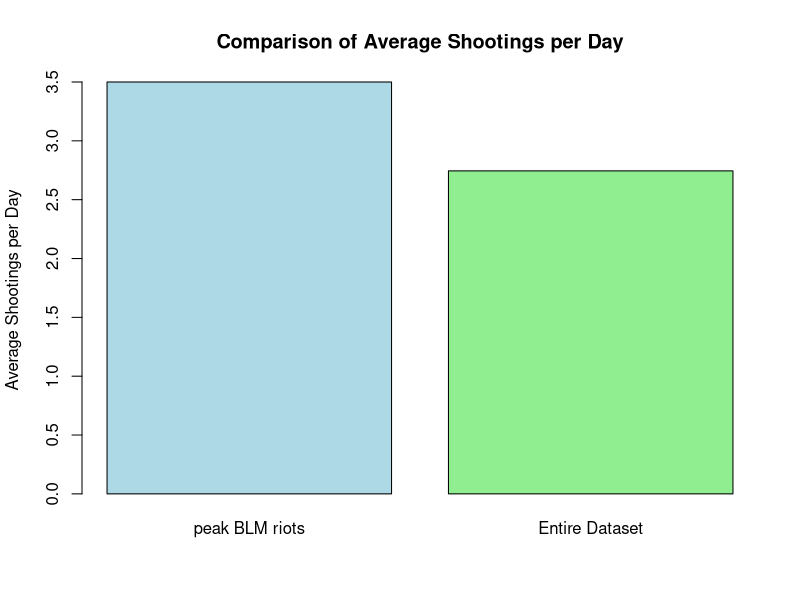
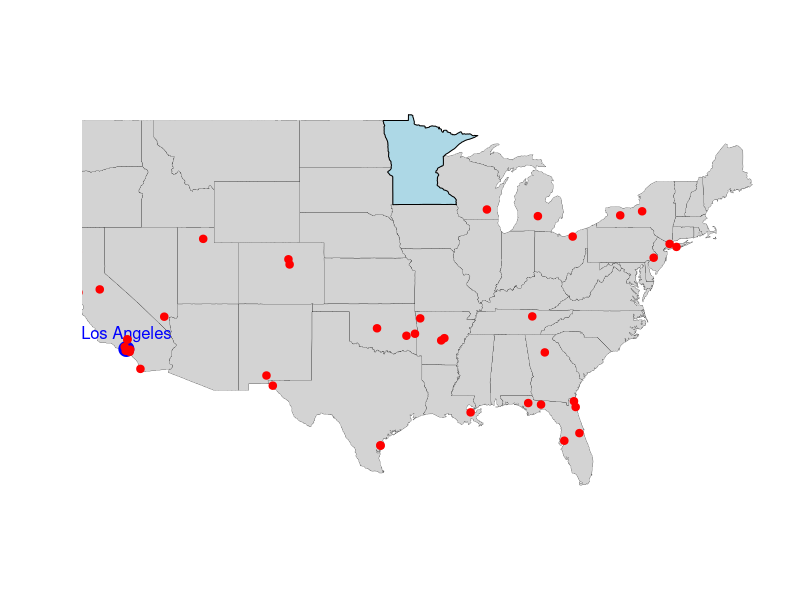
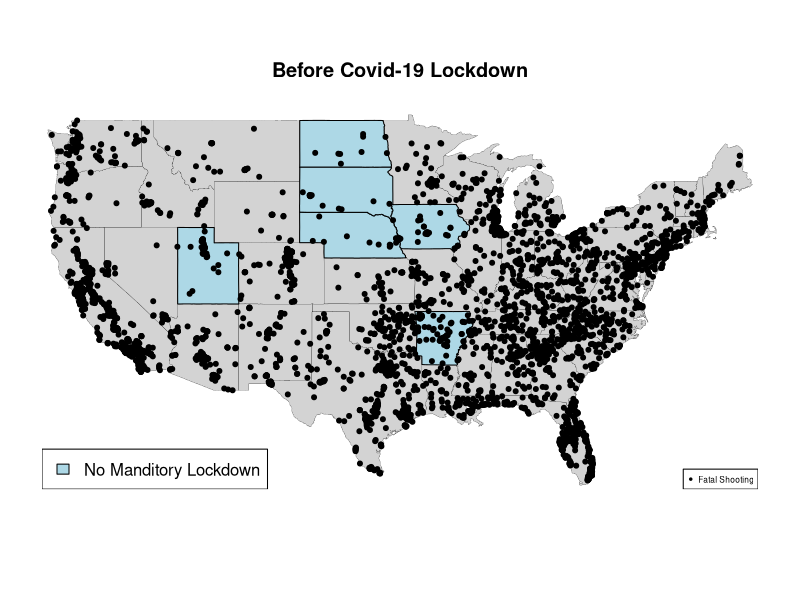
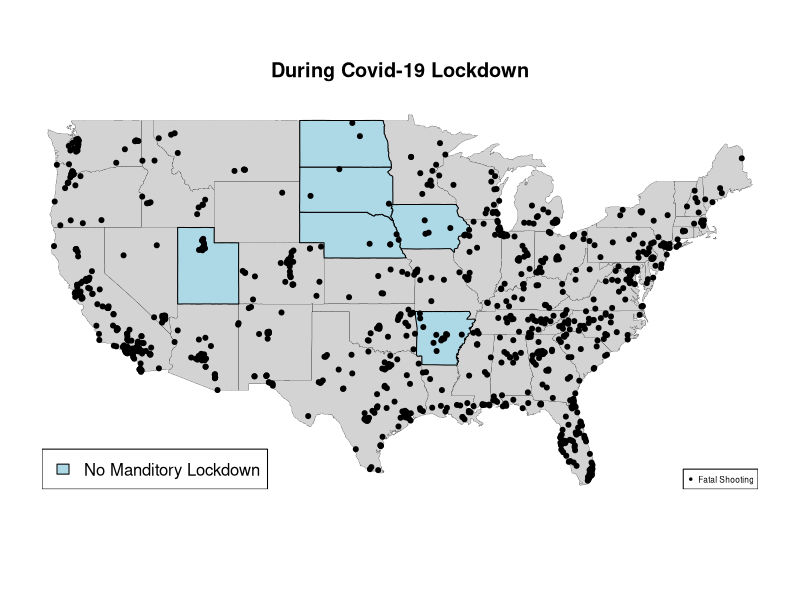
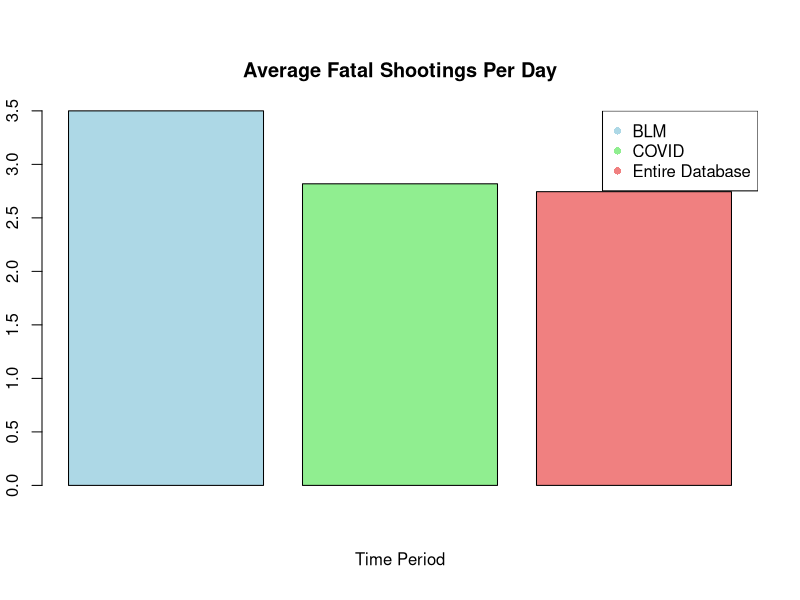
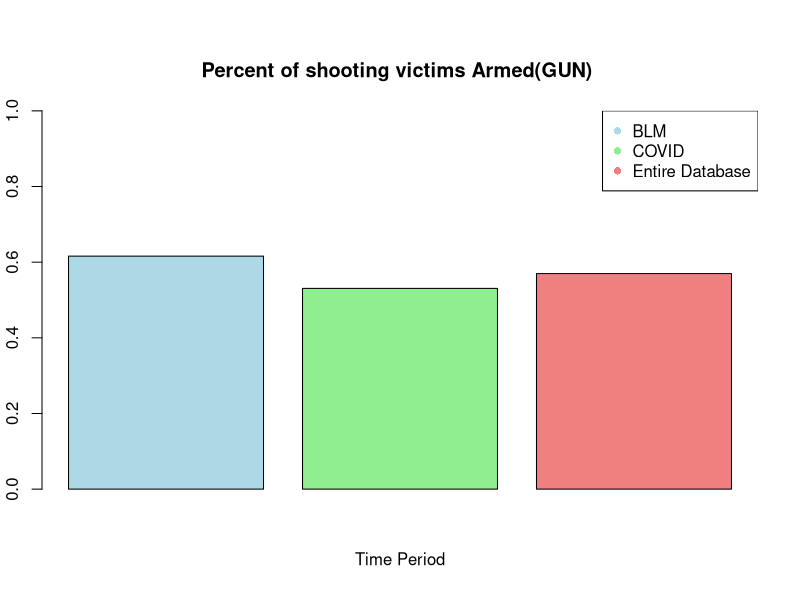
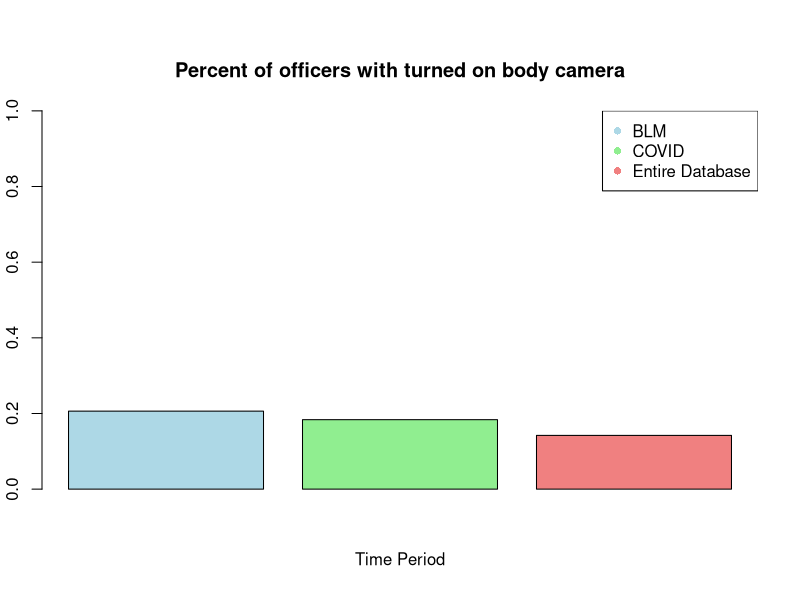
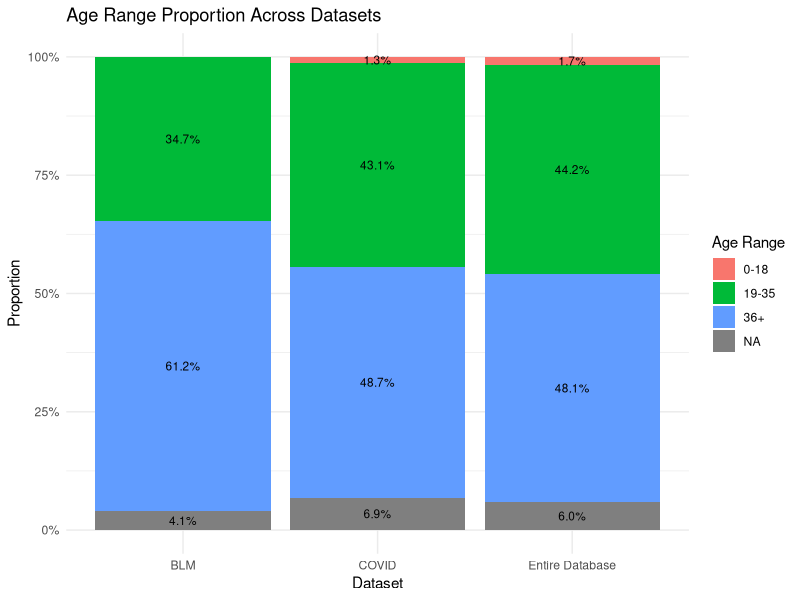

Generate these figures, in order, with R:
## ---- chunk 1
#| code-fold: true
FatalShootingsStats <- read.csv("FatalPoliceShootings_US.csv")
head(FatalShootingsStats, 2)
## ---- chunk 2
#| code-fold: true
#Convert the `date` column to Date format so can extract the year
FatalShootingsStats$date <- as.Date(FatalShootingsStats$date, format = "%m/%d/%Y")
#Made new column for year as an int
FatalShootingsStats$year <- as.integer(format(FatalShootingsStats$date, "%Y"))


## ---- chunk 3
#| code-fold: true
library(dplyr)
# Convert the 'Date' column to Date type if it isn't already
FatalShootingsStats$date <- as.Date(FatalShootingsStats$date, format = "%Y-%m-%d")  # Adjust format if needed

# Specify the two specific dates you want to check
date1 <- as.Date("2020-05-26")  # Example date 1
date2 <- as.Date("2020-06-08")  # Example date 2

# Filter data for those two dates and count the total number of shootings
shootings_period <- FatalShootingsStats %>%
  filter(date >= date1 & date <= date2)
 
# Number of unique days in the time period
unique_days_period <- length(seq.Date(date1, date2, by = "day"))

# Total number of shootings in the time period
total_shootings_period <- nrow(shootings_period)

# Average shootings per day for the time period (including all days in the range)
avg_shootings_per_day_period <- total_shootings_period / unique_days_period

# 2. Calculate the average number of shootings per day for the entire dataset
# Find the first and last dates in the dataset
first_date <- min(FatalShootingsStats$date)
last_date <- max(FatalShootingsStats$date)

# Number of unique days in the entire dataset (including all days between the first and last date)
unique_days_total <- length(seq.Date(first_date, last_date, by = "day"))

# Total number of shootings in the entire dataset
total_shootings_total <- nrow(FatalShootingsStats)

# Average shootings per day for the entire dataset (including all days in the range)
avg_shootings_per_day_total <- total_shootings_total / unique_days_total

# Print the results
cat("Average shootings per day for the period from May 26, 2020 to June 8, 2020 :", avg_shootings_per_day_period, "\n")
cat("Average shootings per day for the entire dataset:", avg_shootings_per_day_total, "\n")

## ---- chunk 4
#| code-fold: true
# Create a vector with the two averages
average_shootings <- c(avg_shootings_per_day_period, avg_shootings_per_day_total)

# Create a bar plot
barplot(average_shootings, 
        names.arg = c("peak BLM riots", "Entire Dataset"), 
        main = "Comparison of Average Shootings per Day", 
        ylab = "Average Shootings per Day", 
        col = c("lightblue", "lightgreen"), 
        border = "black")

## ---- chunk 5
#| code-fold: true
library(maps)
state_to_highlight <- "Minnesota"

# Basic Map Plot
maps::map("state", col = "lightgray", fill = TRUE, bg = "white", lwd = 0.2)  # Draw USA map
maps::map("state", region = state_to_highlight, col = "lightblue", fill = TRUE, add = TRUE)

# Overlay points for Los Angeles and Miami
# Coordinates for Los Angeles
points(-118.2437, 34.0522, col = "blue", pch = 19, cex = 2)  # Los Angeles

# Optionally, add text labels for the cities
text(-118.2437, 34.0522, "Los Angeles", pos = 3, col = "blue", cex = 1)

# Overlay points (longitude, latitude) on the map
points(shootings_period$longitude, shootings_period$latitude, col = "red", pch = 20, cex = 1.5)

## ---- chunk 6
#| code-fold: true
library(maps)

library(tidyverse)
library(dplyr)
library(ggplot2)

# Convert the 'Date' column to Date type if it isn't already
FatalShootingsStats$date <- as.Date(FatalShootingsStats$date, format = "%Y-%m-%d")  

#filtering data by covid lockdown timeline
during_date1 <- as.Date("2020-03-15")  # main US lockdown start
during_date2 <- as.Date("2021-05-01")  # need to find sorce for this date
during_covid <- FatalShootingsStats %>%
  filter(date >= during_date1 & date <= during_date2)

before_date1 <- min(FatalShootingsStats$date)  
before_date2 <- as.Date("2020-03-14")
before_covid <- FatalShootingsStats %>%
  filter(date >= before_date1 & date <= before_date2)

after_date1 <- as.Date("2021-05-01")  
after_date2 <- max(FatalShootingsStats$date)
after_covid <- FatalShootingsStats %>%
  filter(date >= after_date1 & date <= after_date2)

#total number of shootings per time period
total_shootings_during <- nrow(during_covid)
total_shootings_before <- nrow(before_covid)
total_shootings_after <- nrow(after_covid)

#total number of days in time period
unique_days_during <- length(seq.Date(during_date1, during_date2, by = "day"))
unique_days_before <- length(seq.Date(before_date1, before_date2, by = "day"))
unique_days_after <- length(seq.Date(after_date1, after_date2, by = "day"))

#shootings per day
avg_shootings_during <- total_shootings_during / unique_days_during
avg_shootings_before <- total_shootings_before / unique_days_before
avg_shootings_after <- total_shootings_after / unique_days_after

cat("Before the lockdowns: Total shootings ",total_shootings_before," Average shootings per day", avg_shootings_before, "\n")
cat("During the lockdowns: Total shootings ",total_shootings_during," Average shootings per day", avg_shootings_during, "\n")
cat("After the lockdowns: Total shootings ",total_shootings_after," Average shootings per day", avg_shootings_after, "\n")
#cat("Number of days in dataset before lockdowns ",unique_days_before,"\n", "Number of days in dataset during lockdowns ",unique_days_during,"\n","Number of days in dataset after lockdowns ",unique_days_after,"\n")

## ---- chunk 7
state_to_highlight <- c("Arkansas", "Iowa", "Nebraska", "North Dakota", "South Dakota", "Utah", "Wyomming") #sates that never enforced lockdown
# Basic Map Plot
maps::map("state", col = "lightgray", fill = TRUE, bg = "white", lwd = 0.2)  
maps::map("state", region = state_to_highlight, col = "lightblue", fill = TRUE, add = TRUE)
points(before_covid$longitude, before_covid$latitude, col = "black", pch = 20, cex = 1.0)
legend("bottomright", legend = "Fatal Shooting", pch = 20, col = "black", cex = 0.5)
legend("bottomleft", legend = "No Manditory Lockdown", fill= "lightblue", col = "lightblue", cex = 1)
title(main= "Before Covid-19 Lockdown")
maps::map("state", col = "lightgray", fill = TRUE, bg = "white", lwd = 0.2) 
maps::map("state", region = state_to_highlight, col = "lightblue", fill = TRUE, add = TRUE)
points(during_covid$longitude, during_covid$latitude, col = "black", pch = 20, cex = 1.0)
legend("bottomright", legend = "Fatal Shooting", pch = 20, col = "black", cex = 0.5)
legend("bottomleft", legend = "No Manditory Lockdown", fill= "lightblue", col = "lightblue", cex = 1)
title(main= "During Covid-19 Lockdown")
## ---- chunk 8
#| code-fold: true
#"Arkansas", "Iowa", "Nebraska", "North Dakota", "South Dakota", "Utah", "Wyomming"
## Arkansas data 
before_ar <- before_covid %>%
  filter(before_covid$state == "AR" | before_covid$state == "IA" | before_covid$state == "NE" | before_covid$state == "ND" | before_covid$state == "SD" | before_covid$state == "UT" | before_covid$state == "WY" )
during_ar <- during_covid %>%
  filter(during_covid$state == "AR" | during_covid$state == "IA" | during_covid$state == "NE" | during_covid$state == "ND" | during_covid$state == "SD" | during_covid$state == "UT" | during_covid$state == "WY" )
after_ar <- after_covid %>%
  filter(after_covid$state == "AR" | after_covid$state == "IA" | after_covid$state == "NE" | after_covid$state == "ND" | after_covid$state == "SD" | after_covid$state == "UT" | after_covid$state == "WY" )


#total number of shootings per time period
total_shootings_Bar <- nrow(during_ar)
total_shootings_Dar <- nrow(before_ar)
total_shootings_Aar <- nrow(after_ar)


#shootings per day
state_avg_shootings_during <- total_shootings_Dar / unique_days_during
state_avg_shootings_before <- total_shootings_Bar / unique_days_before
state_avg_shootings_after <- total_shootings_Aar / unique_days_after

cat("Shootings per day during COVID-19 in states with no enforced lockdowns",state_avg_shootings_during,"\n",  "Shootings per day before COVID-19 in states with no enforced lockdowns",state_avg_shootings_before,"\n", "Shootings per day after COVID-19in  states with no enforced lockdowns",state_avg_shootings_after)

## ---- chunk 9
#| code-fold: true
#BLM
date1 <- as.Date("2020-05-26")  # Example date 1
date2 <- as.Date("2020-06-08")  # Example date 2
# Filter data for those two dates and count the total number of shootings
shootings_period <- FatalShootingsStats %>%
  filter(date >= date1 & date <= date2)
# Number of unique days in the time period
unique_days_period <- length(seq.Date(date1, date2, by = "day"))
# Total number of shootings in the time period
total_shootings_period <- nrow(shootings_period)
avg_shootings_per_day_BLM <- total_shootings_period / unique_days_period


#Lockdowns
during_date1 <- as.Date("2020-03-15")  # main US lockdown start
during_date2 <- as.Date("2021-05-01")  # need to find sorce for this date
during_covid <- FatalShootingsStats %>%
  filter(date >= during_date1 & date <= during_date2)
total_shootings_during <- nrow(during_covid)
#total number of days in time period
unique_days_during <- length(seq.Date(during_date1, during_date2, by = "day"))
#shootings per day
avg_shootings_duringCovid <- total_shootings_during / unique_days_during

bodycam_true <- c(sum(during_covid$body_camera == "TRUE"), sum(shootings_period$body_camera == "TRUE"), sum(FatalShootingsStats$body_camera == "TRUE"))

bodycam_percent <- c((bodycam_true[1]/nrow(during_covid)), (bodycam_true[2]/nrow(shootings_period)),(bodycam_true[3]/nrow(FatalShootingsStats)))

average_age <- c(mean(during_covid$age, na.rm = TRUE), mean(shootings_period$age, na.rm = TRUE), mean(FatalShootingsStats$age, na.rm = TRUE))

avg_shootings <-  c(avg_shootings_per_day_BLM, avg_shootings_duringCovid, avg_shootings_per_day_total)

gun_armedp <- c((sum(during_covid$armed == "gun") /nrow(during_covid)), (sum(shootings_period$armed == "gun") /nrow(shootings_period)), (sum(FatalShootingsStats$armed == "gun") / nrow(FatalShootingsStats)))

unarmed_armedp <- c((sum(during_covid$armed == "unarmed") /nrow(during_covid)), (sum(shootings_period$armed == "unarmed") / nrow(shootings_period)), (sum(FatalShootingsStats$armed == "unarmed") / nrow(FatalShootingsStats)))

car_armedp <- c((sum(during_covid$armed == "Vehicle") / nrow(during_covid)), (sum(shootings_period$armed == "Vehicle") / nrow(shootings_period)), (sum(FatalShootingsStats$armed == "Vehicle") / nrow(FatalShootingsStats)))

mental_illness <- c(sum(during_covid$signs_of_mental_illness == "TRUE")/nrow(during_covid), sum(shootings_period$signs_of_mental_illness == "TRUE")/nrow(shootings_period), sum(FatalShootingsStats$signs_of_mental_illness == "TRUE")/nrow(FatalShootingsStats))


BLM_Covid <- data.frame(avg_shootings, round(average_age, 1), bodycam_percent, gun_armedp, unarmed_armedp, car_armedp, mental_illness) 
names(BLM_Covid) <- c("Average Fatal Shootings Per Day", "Average Age", "Percent of officers with turned on body camera", "Armed (gun)", "Unarmed", "Armed (car)", "Signs of mental illness")
rownames(BLM_Covid) <- c("BLM", "Covid-19", "Entire Dataset")
BLM_Covid
## ---- chunk 10
#| code-fold: true
# showing interesting data points
time_period <- c("BLM", "COVID", "Entire Database")
colors <- c("lightblue", "lightgreen", "lightcoral")
barplot(BLM_Covid$`Average Fatal Shootings Per Day`, 
        col = colors,
        main = "Average Fatal Shootings Per Day",
        xlab = "Time Period",  )
legend("topright", legend = time_period , col = colors, pch = 16 ) #TO FIX make sure legend is not on top of figure
#armed (gun)
time_period <- c("BLM", "COVID", "Entire Database")
colors <- c("lightblue", "lightgreen", "lightcoral")
barplot(BLM_Covid$`Armed (gun)`, 
        col = colors,
        main = "Percent of shooting victims Armed(GUN) ",
        xlab = "Time Period", ylim = c(0,1))
legend("topright", legend = time_period , col = colors, pch = 16 ) 
#
time_period <- c("BLM", "COVID", "Entire Database")
colors <- c("lightblue", "lightgreen", "lightcoral")
barplot(BLM_Covid$`Percent of officers with turned on body camera`, 
        col = colors,
        main = "Percent of officers with turned on body camera",
        xlab = "Time Period", ylim = c(0,1))
legend("topright", legend = time_period , col = colors, pch = 16) 
# another option changing lables into x axis 
## ---- chunk 11
#| code-fold: true
shootings_period$age <- as.numeric(as.character(shootings_period$age))
during_covid$age <- as.numeric(as.character(during_covid$age))
FatalShootingsStats$age <- as.numeric(as.character(FatalShootingsStats$age))
# Add AgeRange dynamically to each dataset
shootings_period$AgeRange <- cut(
  shootings_period$age,
  breaks = c(0, 18, 35, Inf),
  labels = c("0-18", "19-35", "36+"),
  right = FALSE
)
during_covid$AgeRange <- cut(
  during_covid$age,
  breaks = c(0, 18, 35, Inf),
  labels = c("0-18", "19-35", "36+"),
  right = FALSE
)
FatalShootingsStats$AgeRange <- cut(
  FatalShootingsStats$age,
  breaks = c(0, 18, 35, Inf),
  labels = c("0-18", "19-35", "36+"),
  right = FALSE
)

# Add a dataset column for identification
shootings_period$Dataset <- "BLM"
during_covid$Dataset <- "COVID"
FatalShootingsStats$Dataset <- "Entire Database"

# Combine datasets into one
combined_data <- bind_rows(shootings_period, during_covid, FatalShootingsStats)

# Calculate proportions
summary_data <- combined_data %>%
  group_by(Dataset, AgeRange) %>%
  summarise(Count = n(), .groups = "drop") %>%
  group_by(Dataset) %>%
  mutate(Proportion = Count / sum(Count))

# Create a stacked bar graph with proportions
ggplot(summary_data, aes(x = Dataset, y = Proportion, fill = AgeRange)) +
  geom_bar(stat = "identity", position = "stack") +
  geom_text(
    aes(label = scales::percent(Proportion, accuracy = 0.1)), # Format as percentage
    position = position_stack(vjust = 0.5), # Place text in the middle of each segment
    size = 3 # Adjust text size
  ) +
  labs(
    title = "Age Range Proportion Across Datasets",
    x = "Dataset",
    y = "Proportion",
    fill = "Age Range"
  ) +
  scale_y_continuous(labels = scales::percent_format()) + # Display y-axis as percentages
  theme_minimal()
## ---- chunk 12
#| code-fold: true
# filtering data to include only unarmed incidents
unarmed_data <- subset(FatalShootingsStats, FatalShootingsStats$armed == "unarmed")

# count unarmed fatalities by race
unarmed_deaths_by_race <- aggregate(unarmed_data$armed, 
                                    by = list(Race = unarmed_data$race_name), 
                                    FUN = length)
colnames(unarmed_deaths_by_race)[2] <- "Unarmed_Deaths"

# count display
unarmed_deaths_by_race
# count total fatalities by race
total_deaths_by_race <- aggregate(FatalShootingsStats$armed, 
                                  by = list(Race = FatalShootingsStats$race_name), 
                                  FUN = length)

# ensure all races are represented in unarmed deaths by race
all_races <- unique(FatalShootingsStats$race_name)
unarmed_deaths_by_race <- aggregate(unarmed_data$armed, 
                                    by = list(Race = unarmed_data$race_name), 
                                    FUN = length)
unarmed_deaths_by_race <- merge(data.frame(Race = all_races), unarmed_deaths_by_race, 
                                by = "Race", all.x = TRUE)
unarmed_deaths_by_race[is.na(unarmed_deaths_by_race)] <- 0  # Replace NA with 0

# merge total deaths and unarmed deaths
race_unarmed_comparison <- merge(unarmed_deaths_by_race, total_deaths_by_race, 
                                 by = "Race", 
                                 suffixes = c("_Unarmed", "_Total"))

# calculate percentage of unarmed fatalities for each race
race_unarmed_comparison$Unarmed_Death_Percentage <- 
  (race_unarmed_comparison$x_Unarmed / race_unarmed_comparison$x_Total) * 100

# rename columns for clarity
colnames(race_unarmed_comparison) <- c("Race", "Unarmed_Deaths", "Total_Deaths", "Unarmed_Death_Percentage")

# display the updated data frame
race_unarmed_comparison

# adjust margins to give more space to labels
par(mar = c(5, 10, 4, 2) + 0.1) # Increase left margin for y-axis labels

# create a horizontal bar plot
barplot(race_unarmed_comparison$Unarmed_Death_Percentage,
names.arg = race_unarmed_comparison$Race,
main = "Percentage of Unarmed Fatalities by Race",
xlab = "Percentage of Unarmed Fatalities",
col = "lightcoral",
horiz = TRUE,       # Horizontal bars
las = 1,            # Ensure labels are horizontal on y-axis
cex.names = 0.9)    # Adjust label size if needed

# reset margins after plotting (optional if running multiple plots in sequence)
par(mar = c(5, 4, 4, 2) + 0.1)

# i think this code can be reused if we make the x axis the time period and show unarmed/armed deaths per race - sophia
## ---- chunk 13
#| code-fold: true
# Check if the required columns exist
if (!all(c("year", "race_name") %in% colnames(FatalShootingsStats))) {
  stop("The columns 'year' and 'race_name' are missing in FatalShootingsStats.")
}

# Aggregate data to create race_year_counts
race_year_counts <- FatalShootingsStats %>%
  group_by(Year = year, Race = race_name) %>%  # Group by year and race
  summarise(Count = n(), .groups = "drop")    # Count occurrences and ungroup

# Ensure data completeness: Fill missing Year-Race combinations with zeros
race_year_counts <- race_year_counts %>%
  complete(Year, Race, fill = list(Count = 0))  # Fill missing combinations with 0 counts

# Verify the resulting dataset
print(head(race_year_counts))

# Ensure the dataset has the required columns: Year, Race, Count
# If not, aggregate data to create race_year_counts
if (!"Count" %in% colnames(race_year_counts)) {
  race_year_counts <- FatalShootingsStats %>%
    group_by(Year = year, Race = race_name) %>%
    summarise(Count = n(), .groups = "drop")
}

# Ensure data completeness: fill missing values with zeros for all combinations of Year and Race
race_year_counts <- race_year_counts %>%
  complete(Year, Race, fill = list(Count = 0))

# Set up an empty plot with the correct axes limits
plot(NULL, xlim = range(race_year_counts$Year, na.rm = TRUE), 
     ylim = c(0, max(race_year_counts$Count, na.rm = TRUE)), 
     xlab = "Year", ylab = "Number of Fatal Shootings", 
     main = "Fatal Shootings by Race Over the Years")

# Define colors for each race
race_colors <- c("blue", "green", "red", "purple", "orange", "pink", "gray")

# Get unique races
unique_races <- unique(race_year_counts$Race)

# Loop through each race to plot its line on the graph
for (i in 1:length(unique_races)) {
  # Subset data for the current race
  race_data <- subset(race_year_counts, Race == unique_races[i])
  
  # Ensure data is sorted by Year for proper line plotting
  race_data <- race_data[order(race_data$Year), ]
  
  # Plot the line for this race
  lines(race_data$Year, race_data$Count, type = "o", col = race_colors[i], pch = 16)
}

# Add a legend
legend("topright", legend = unique_races, col = race_colors, pch = 16, lty = 1)

## ---- chunk 14
#| code-fold: true

FatalShootingsStats$age <- as.numeric(as.character(FatalShootingsStats$age))

# Create AgeRange dynamically
FatalShootingsStats$AgeRange <- cut(
  FatalShootingsStats$age,
  breaks = c(0, 18, 35, Inf), # Define age range intervals
  labels = c("0-18", "19-35", "36+"),
  right = FALSE # Makes intervals inclusive on the left
)

# Summarize data to count individuals by Race and AgeRange
summary_data <- FatalShootingsStats %>%
  group_by(race, AgeRange) %>%
  summarise(Count = n(), .groups = "drop")

# Create the bar plot
ggplot(FatalShootingsStats, aes(x = race_name, y = age, fill = AgeRange)) +
  geom_bar(stat = "identity", position = "dodge") + # Position bars side by side
  labs(
    title = "Bar Plot of Races by Age Range",
    x = "Race",
    y = "Count"
  ) +
  scale_fill_brewer(palette = "Set2") + # Optional color palette
  theme_minimal() # Clean theme
